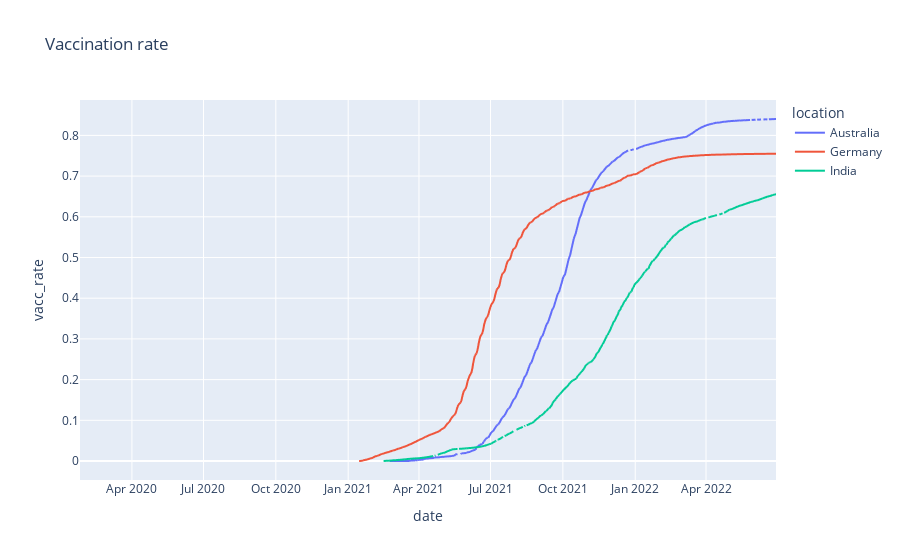

This figure's notebook cell:
### Markdown cell above
# Plotting Vaccination rate overtime

### Code cell
fig = px.line(data_final, x="date", y="vacc_rate", color='location',title='Vaccination rate')
fig.show()

### Figure 1 — Plotly figure (JSON) as saved in the notebook; plotly's stock layout.template omitted (floating-point values rounded to 4 significant figures; data arrays with more than 128 entries replaced by an {"elided": "..."} marker saying what was removed)
{"data": [{"hovertemplate": "location=Australia<br>date=%{x}<br>vacc_rate=%{y}<extra></extra>", "legendgroup": "Australia", "line": {"color": "#636efa", "dash": "solid"}, "marker": {"symbol": "circle"}, "mode": "lines", "name": "Australia", "showlegend": true, "type": "scattergl", "x": {"elided": "886 str values"}, "xaxis": "x", "y": {"elided": "886 float values"}, "yaxis": "y"}, {"hovertemplate": "location=Germany<br>date=%{x}<br>vacc_rate=%{y}<extra></extra>", "legendgroup": "Germany", "line": {"color": "#EF553B", "dash": "solid"}, "marker": {"symbol": "circle"}, "mode": "lines", "name": "Germany", "showlegend": true, "type": "scattergl", "x": {"elided": "885 str values"}, "xaxis": "x", "y": {"elided": "885 float values"}, "yaxis": "y"}, {"hovertemplate": "location=India<br>date=%{x}<br>vacc_rate=%{y}<extra></extra>", "legendgroup": "India", "line": {"color": "#00cc96", "dash": "solid"}, "marker": {"symbol": "circle"}, "mode": "lines", "name": "India", "showlegend": true, "type": "scattergl", "x": {"elided": "882 str values"}, "xaxis": "x", "y": {"elided": "882 float values"}, "yaxis": "y"}], "layout": {"legend": {"title": {"text": "location"}, "tracegroupgap": 0}, "title": {"text": "Vaccination rate"}, "xaxis": {"anchor": "y", "domain": [0, 1], "title": {"text": "date"}}, "yaxis": {"anchor": "x", "domain": [0, 1], "title": {"text": "vacc_rate"}}}}
